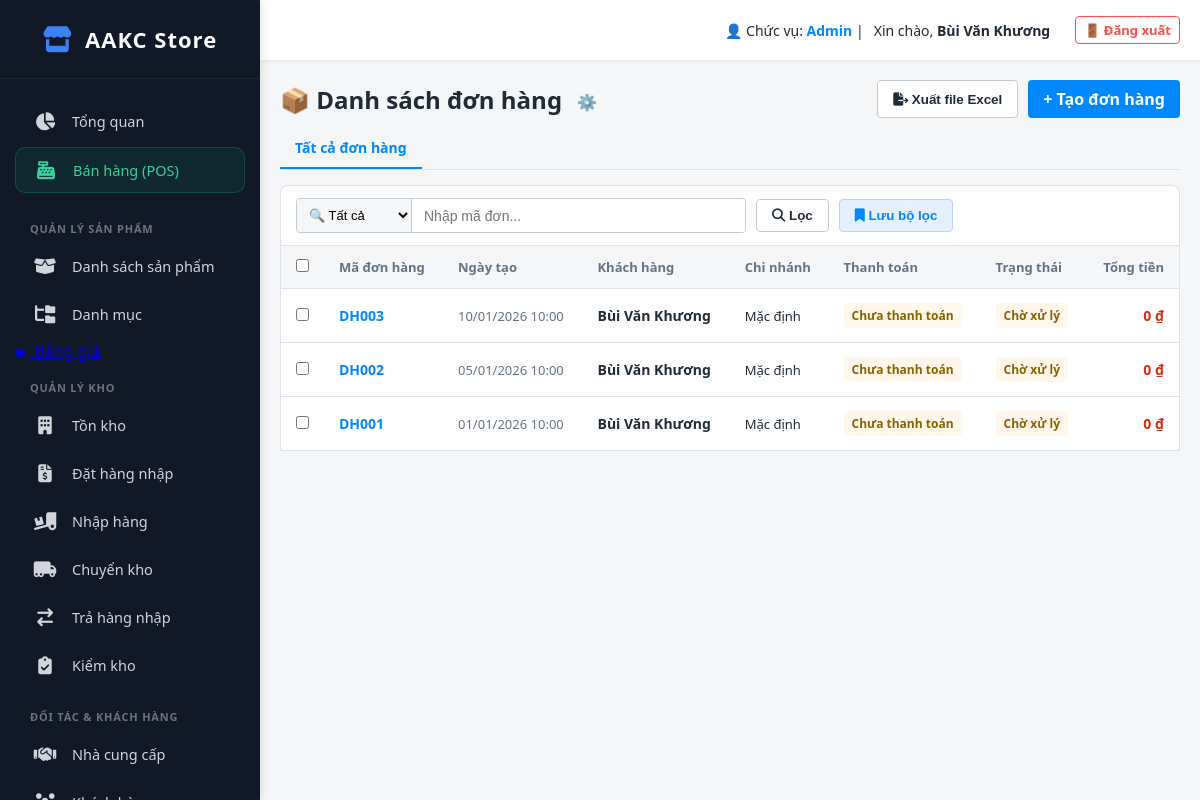
Page /index.php?action=order_list (signed in) on the earlier database version.
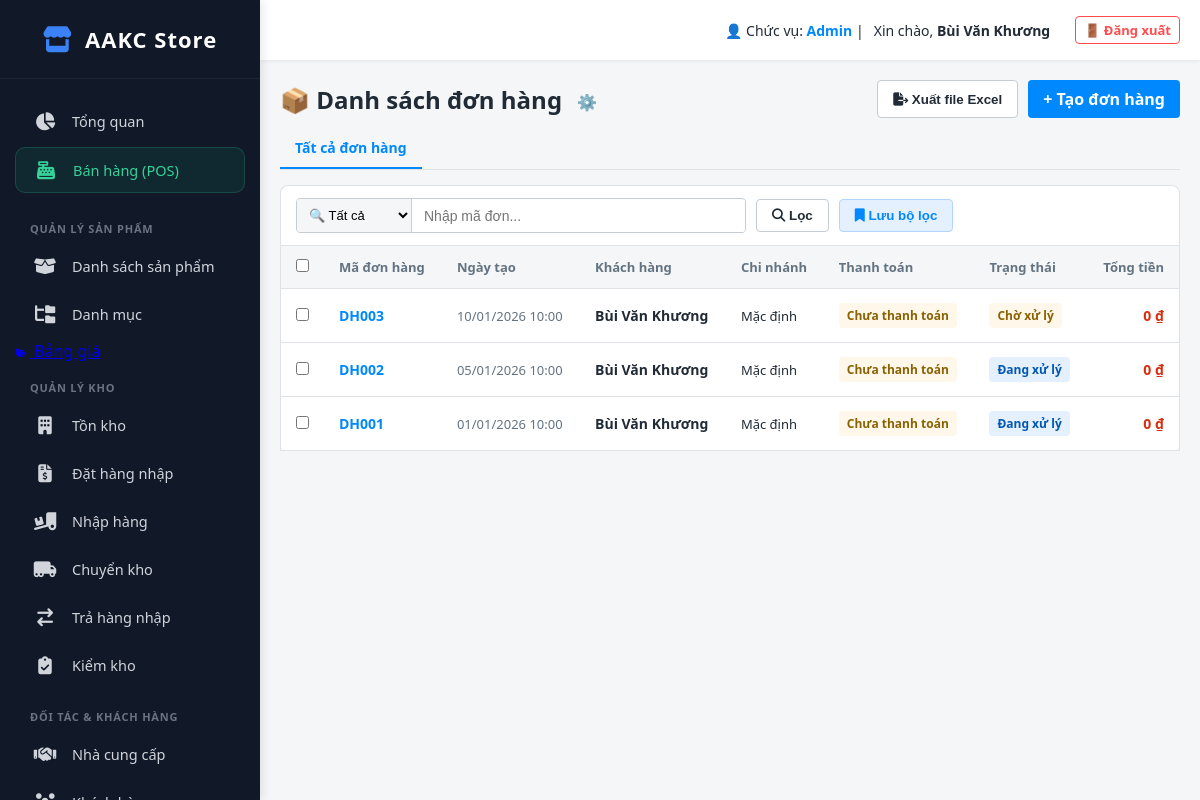
Same page on the later database version.
### tables this page shows
CREATE TABLE `orders` (
  `id` int(11) NOT NULL,
  `order_code` varchar(50) DEFAULT NULL,
  `customer_id` int(11) NOT NULL,
  `customer_name` varchar(255) DEFAULT NULL,
  `phone` varchar(20) DEFAULT NULL,
  `address` text DEFAULT NULL,
  `subtotal` decimal(15,2) DEFAULT 0.00,
  `total_amount` decimal(15,2) NOT NULL,
  `paid_amount` decimal(15,2) DEFAULT 0.00,
  `payment_status` enum('unpaid','partial','paid') DEFAULT 'unpaid',
  `created_at` datetime DEFAULT current_timestamp(),
  `total_product_discount` decimal(15,2) DEFAULT 0.00,
  `total_order_discount` decimal(15,2) DEFAULT 0.00,
  `original_shipping_fee` decimal(15,2) DEFAULT 0.00,
  `total_shipping_discount` decimal(15,2) DEFAULT 0.00,
  `tax_amount` decimal(15,2) DEFAULT 0.00,
  `grand_total` decimal(15,2) DEFAULT 0.00,
  `amount_paid` decimal(15,2) DEFAULT 0.00,
  `payment_method` varchar(50) DEFAULT 'cash',
  `order_status` varchar(50) DEFAULT 'pending',
  `shipping_status` varchar(50) DEFAULT 'pending',
  `sales_channel` varchar(50) DEFAULT 'pos',
  `is_archived` tinyint(1) DEFAULT 0 COMMENT '0: Bình thường, 1: Đã lưu trữ',
  `packing_status` varchar(50) DEFAULT 'pending' COMMENT 'pending, packing, packed',
  `assigned_staff_id` int(11) DEFAULT NULL COMMENT 'ID Nhân viên phụ trách',
  `tags` varchar(255) DEFAULT NULL COMMENT 'Các tag cách nhau dấu phẩy (VD: V.I.P, Gấp)',
  `has_e_invoice` tinyint(1) DEFAULT 0 COMMENT '1: Đã xuất Hóa đơn điện tử'
);

### app/controllers/OrderController.php (called while the page is built, shortened)
<?php
class OrderController
{
    public function list()
    {
        $db = (new Database())->getConnection();
        $query = "SELECT o.*,
                         CONCAT(c.last_name, ' ', c.first_name) AS customer_name
                  FROM orders o
                  LEFT JOIN customers c ON o.customer_id = c.id
                  ORDER BY o.created_at DESC";
        $stmt = $db->prepare($query);
        $stmt->execute();
        $orders = $stmt->fetchAll(PDO::FETCH_ASSOC);
        require_once __DIR__ . '/../views/order/list.php';
    }
}

### public/index.php (called while the page is built, shortened)
<?php
$app = new App();

### app/views/order/list.php (the view, shortened to what the rows shown need)
<?php require_once __DIR__ . '/../layout/header.php'; ?>
<table class="v3-table">
    <thead>
        <tr>
            <th style="width:40px; text-align:center;"><input type="checkbox" id="check_all" onclick="toggleCheckAll()"></th>
            <th>Mã đơn hàng</th>
            <th class="col_date">Ngày tạo</th>
            <th class="col_customer">Khách hàng</th>
            <th class="col_branch">Chi nhánh</th>
            <th class="col_pay">Thanh toán</th>
            <th>Trạng thái</th>
            <th style="text-align: right;">Tổng tiền</th>
        </tr>
    </thead>
    <tbody>
        <?php if (empty($orders)): ?>
            <tr>
                <td colspan="8" style="text-align:center; padding:30px; color:#637381;">Không tìm thấy đơn hàng.</td>
            </tr>
        <?php else: ?>
            <?php foreach ($orders as $o): ?>
                <tr class="clickable">
                    <td style="text-align:center;" onclick="event.stopPropagation();">
                        <input type="checkbox" class="row-checkbox" value="<?php echo $o['id']; ?>" data-status="<?php echo $o['order_status'] ?? ''; ?>" onclick="updateBulkBar()">
                    </td>
                    <td onclick="window.location='index.php?action=view_order&id=<?php echo $o['id']; ?>'">
                        <b style="color: #0088ff;"><?php echo htmlspecialchars($o['order_code']); ?></b><br>
                    </td>
                    <td class="col_date" style="color: #637381; font-size:13px;" onclick="window.location='index.php?action=view_order&id=<?php echo $o['id']; ?>'">
                        <?php echo date('d/m/Y H:i', strtotime($o['created_at'])); ?>
                    </td>
                    <td class="col_customer" onclick="window.location='index.php?action=view_order&id=<?php echo $o['id']; ?>'">
                        <b><?php echo !empty($o['customer_name']) ? htmlspecialchars($o['customer_name']) : 'Khách lẻ'; ?></b>
                    </td>
                    <td class="col_branch" style="font-size: 13px;" onclick="window.location='index.php?action=view_order&id=<?php echo $o['id']; ?>'">
                        <?php echo htmlspecialchars($o['branch_name'] ?? 'Mặc định'); ?>
                    </td>
                    <td class="col_pay" onclick="window.location='index.php?action=view_order&id=<?php echo $o['id']; ?>'">
                        <?php echo (($o['payment_status'] ?? '') == 'paid') ? '<span class="badge badge-paid">Đã thanh toán</span>' : '<span class="badge badge-pending">Chưa thanh toán</span>'; ?>
                    </td>
                    <td onclick="window.location='index.php?action=view_order&id=<?php echo $o['id']; ?>'">
                        <?php
                        if (($o['order_status'] ?? '') == 'completed') echo '<span class="badge badge-completed">Hoàn thành</span>';
                        elseif (($o['order_status'] ?? '') == 'processing') echo '<span class="badge" style="background:#e5f0ff; color:#0056b3;">Đang xử lý</span>';
                        else echo '<span class="badge badge-pending">Chờ xử lý</span>';
                        ?>
                    </td>
                    <td style="text-align: right; font-weight: 600; color: #d82c0d;" onclick="window.location='index.php?action=view_order&id=<?php echo $o['id']; ?>'">
                        <?php echo number_format($o['grand_total'] ?? 0, 0, '', '.'); ?> ₫
                    </td>
                </tr>
            <?php endforeach; ?>
        <?php endif; ?>
    </tbody>
</table>
<?php require_once __DIR__ . '/../layout/footer.php'; ?>

Differences in the rows shown:
changed orders "DH002": order_status "Chờ xử lý" → "Đang xử lý"
changed orders "DH001": order_status "Chờ xử lý" → "Đang xử lý"
